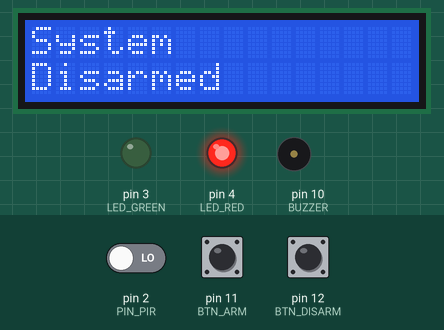
Simulated run of this sketch. Board: Arduino Uno, built with avr-gcc and run on an emulated ATmega328P. Parts: 16×2 character LCD, output pins drawn as LEDs (lit = HIGH), buzzer (waves = sounding, pin HIGH). Dashed ring = blinking. The inputs (shaded band) are chosen by the test bench; at power-on: pin 11 (BTN_ARM) LOW, pin 2 (PIN_PIR) LOW, pin 12 (BTN_DISARM) LOW.

Above: at 2.8 s.
2.9 s: pin 11 (BTN_ARM) pulled HIGH for 0.15 s
At 4.1 s:
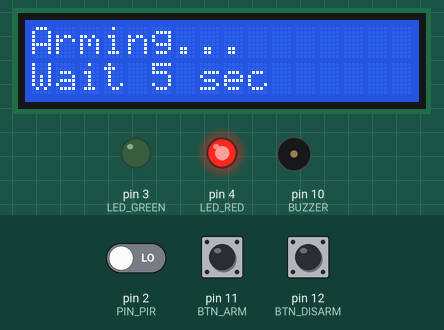
6.0 s: pin 2 (PIN_PIR) driven HIGH
At 8.04 s:
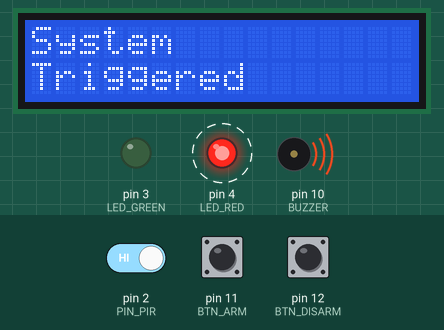
9.0 s: pin 12 (BTN_DISARM) pulled HIGH for 0.15 s
At 9.7 s:
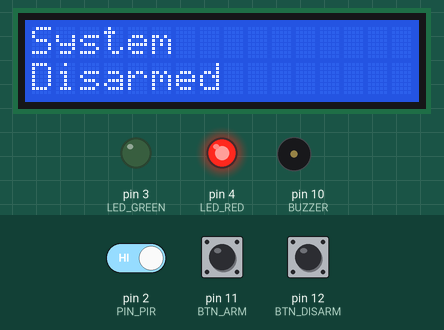
10.6 s: pin 11 (BTN_ARM) pulled HIGH for 1 s
At 11.1 s:
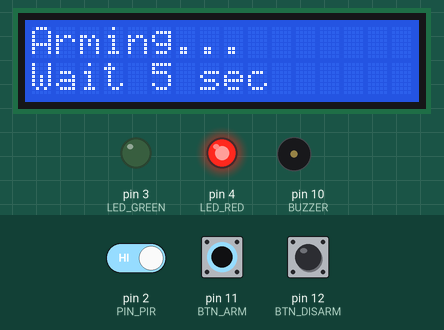
14.6 s: pin 2 (PIN_PIR) driven LOW
At 17.0 s:
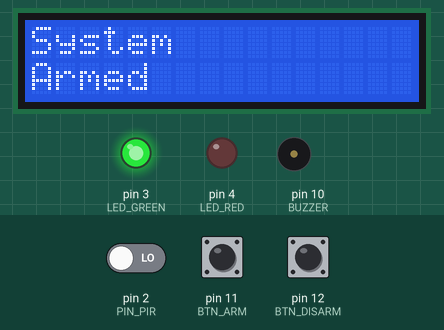
Timing chart, 0 to 18.1 s (numbered marks = the images above; inputs shaded):
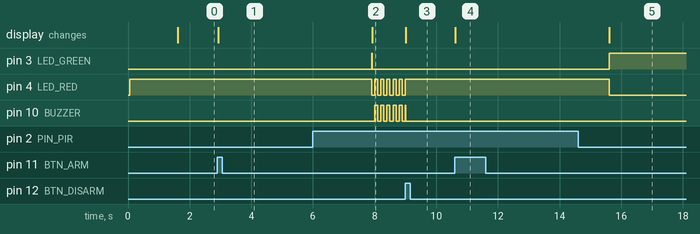

The sketch:

home_security_alarm.ino
```cpp
#include <Wire.h>
#include <LiquidCrystal_I2C.h>

// ---------------- PIN DEFINITIONS ----------------
const int PIN_PIR = 2;
const int LED_GREEN = 3;
const int LED_RED = 4;
const int BUZZER = 10;
const int BTN_ARM = 11;
const int BTN_DISARM = 12;

// ---------------- SYSTEM STATE ----------------
bool alarmArmed = false;
bool alarmTriggered = false;
bool armingDelayActive = false;
unsigned long armingStartTime = 0;

// ---------------- DEBOUNCE CONTROL ----------------
unsigned long lastBtnArmTime = 0;
unsigned long lastBtnDisarmTime = 0;
const unsigned long debounceDelay = 200; // 200ms debounce

// ---------------- PIR STABILIZATION ----------------
unsigned long pirStabilizeStart = 0;
const unsigned long pirStabilizeDelay = 2000; // 2 seconds stabilization
bool pirStable = false;

// ---------------- LCD ----------------
LiquidCrystal_I2C lcd(0x27,16,2);

// ---------------- BLINK/SIREN CONTROL ----------------
unsigned long lastSirenChange = 0;
int sirenStep = 0;

// ==================== FUNCTIONS ====================

// Display message on LCD
void displayLCD(const char* line1, const char* line2){
  lcd.clear();
  lcd.print(line1);
  lcd.setCursor(0,1);
  lcd.print(line2);
}

// Activate alarm system
void activateAlarm(){
  alarmArmed = true;
  alarmTriggered = false;
  sirenStep = 0;
  displayLCD("System","Armed");
  digitalWrite(LED_RED, LOW);
  digitalWrite(LED_GREEN, HIGH);
  digitalWrite(BUZZER, LOW);
}

// Deactivate alarm system
void deactivateAlarm(){
  alarmArmed = false;
  alarmTriggered = false;
  armingDelayActive = false;
  pirStable = false;
  sirenStep = 0;
  displayLCD("System","Disarmed");
  digitalWrite(LED_GREEN, LOW);
  digitalWrite(LED_RED, HIGH);
  digitalWrite(BUZZER, LOW);
}

// Handle triggered alarm (siren pattern)
void handleTriggeredAlarm(){
  digitalWrite(LED_GREEN,LOW);
  unsigned long currentMillis = millis();
  if(currentMillis - lastSirenChange >= 100){ // check every 100ms
    lastSirenChange = currentMillis;
    switch(sirenStep){
      case 0:
        digitalWrite(LED_RED,HIGH);
        digitalWrite(BUZZER,HIGH);
        sirenStep++;
        break;
      case 1:
        digitalWrite(LED_RED,LOW);
        digitalWrite(BUZZER,LOW);
        sirenStep++;
        break;
      case 2:
        digitalWrite(LED_RED,HIGH);
        digitalWrite(BUZZER,HIGH);
        sirenStep++;
        break;
      case 3:
        digitalWrite(LED_RED,LOW);
        digitalWrite(BUZZER,LOW);
        sirenStep = 0; // repeat
        break;
    }
  }
}

// ==================== SETUP ====================
void setup(){
  lcd.begin();
  lcd.backlight();

  pinMode(PIN_PIR, INPUT);
  pinMode(LED_GREEN, OUTPUT);
  pinMode(LED_RED, OUTPUT);
  pinMode(BUZZER, OUTPUT);
  pinMode(BTN_ARM, INPUT);
  pinMode(BTN_DISARM, INPUT);

  // Initial LED state
  digitalWrite(LED_GREEN, LOW);
  digitalWrite(LED_RED, HIGH);
  digitalWrite(BUZZER, LOW);

  displayLCD("Home Security","System Loading");
  delay(1500);
  displayLCD("System","Disarmed");

  // Start PIR stabilization timer
  pirStabilizeStart = millis();
}

// ==================== LOOP ====================
void loop(){
  unsigned long currentMillis = millis();

  // --- PIR stabilization (first 2 seconds) ---
  if(!pirStable && currentMillis - pirStabilizeStart >= 2000){
    pirStable = true;
  }

  // --- ARM BUTTON with debounce ---
  if(digitalRead(BTN_ARM) == HIGH && !alarmArmed && !armingDelayActive && currentMillis - lastBtnArmTime > debounceDelay){
    armingDelayActive = true;
    armingStartTime = currentMillis;
    displayLCD("Arming...","Wait 5 sec");
    lastBtnArmTime = currentMillis;
  }

  // --- Check if arming delay is over ---
  if(armingDelayActive && currentMillis - armingStartTime >= 5000){
    activateAlarm();
    armingDelayActive = false;
  }

  // --- DISARM BUTTON with debounce ---
  if(digitalRead(BTN_DISARM) == HIGH && currentMillis - lastBtnDisarmTime > debounceDelay){
    deactivateAlarm();
    lastBtnDisarmTime = currentMillis;
  }

  // --- CHECK PIR SENSOR ---
  if(alarmArmed && !alarmTriggered && pirStable){
    if(digitalRead(PIN_PIR) == HIGH){
      alarmTriggered = true;
      displayLCD("System","Triggered");
      lastSirenChange = currentMillis;
      sirenStep = 0;
    }
  }

  // --- HANDLE TRIGGERED ALARM ---
  if(alarmTriggered){
    handleTriggeredAlarm();
  }
}
```

Measured:
- after the input at 2.9 s, the display: changes at once (image 1)
- after the input at 6.0 s, pin 10 (BUZZER): alternates HIGH for 0.10 s and LOW for 0.10 s, starting after 2.0 s; the display: changes after 1.9 s (image 2)
- after the input at 9.0 s, pin 4 (LED_RED): stops changing and stays HIGH; the display: changes at once (image 3)
- after the input at 10.6 s, the display: changes at once (image 4)
- after the input at 14.6 s, pin 3 (LED_GREEN): goes on until 15.6 s, then stays HIGH; pin 4 (LED_RED): goes on until 15.6 s, then stays LOW; pin 10 (BUZZER): stops changing and stays LOW; the display: changes after 1.0 s (image 5)
